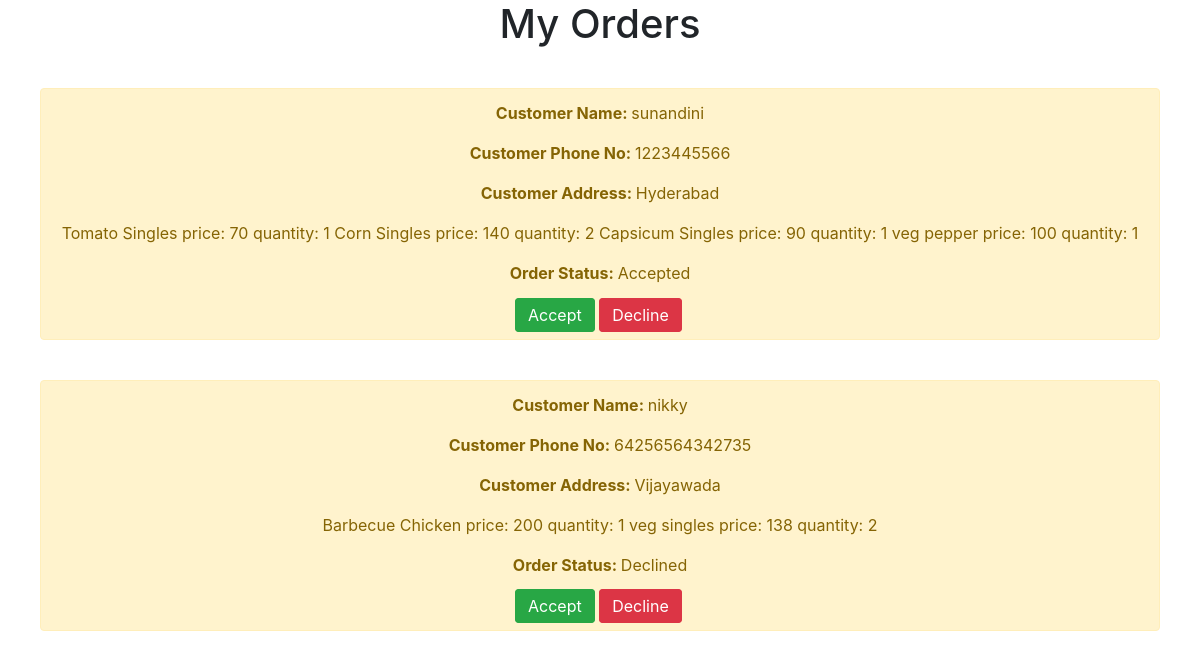
The page /adminorders/ on the database its author committed.
### pizzaapp/models.py (models this page shows)
class OrderModel(models.Model):
    username = models.CharField(max_length=10)
    phoneno = models.CharField(max_length=10)
    address = models.CharField(max_length=10)
    ordereditems = models.CharField(max_length=10)
    status = models.CharField(max_length=10)

### pizzaapp/views.py (the view)
# urls.py: path('adminorders/',adminorders),
def adminorders(request):
    orders = OrderModel.objects.all()
    context = {'orders': orders}
    return render(request,'pizzaapp/adminorders.html',context)

### templates/pizzaapp/adminorders.html
{% extends 'base.html' %}
{% block content %}
<h1 style="text-align: center">My Orders</h1>
{% for order in orders %}
<div style="margin: 40px" class="alert alert-warning" role="alert">
    <p style="text-align: center"><b>Customer Name: </b> {{order.username}}</p>
    <p style="text-align: center"><b>Customer Phone No: </b> {{order.phoneno}}</p>
    <p style="text-align: center"><b>Customer Address: </b> {{order.address}}</p>
    <p style="text-align: center">{{order.ordereditems}}</p>
    <p style="text-align: center"><b>Order Status: </b> {{order.status}}</p>
    <div class="container" style="width: 200px;display: block; margin: auto">
        <a href="/acceptorder/{{order.id}}/" style="display: inline" class="btn btn-success">Accept</a>
        <a href="/declineorder/{{order.id}}/" style="display: inline" class="btn btn-danger">Decline</a>
    </div>
</div>
{% endfor %}
{% endblock %}

### rows shown on the page
OrderModel: username "sunandini", phoneno "1223445566", address "Hyderabad", ordereditems "Tomato Singles price: 70 quantity: 1 Corn Singles price: 140 quantity: 2 Capsicum Singles price: 90 quantity: 1 veg pepper price: 100 quantity: 1", status "Accepted"
OrderModel: username "nikky", phoneno "64256564342735", address "Vijayawada", ordereditems "Barbecue Chicken price: 200 quantity: 1 veg singles price: 138 quantity: 2", status "Declined"
